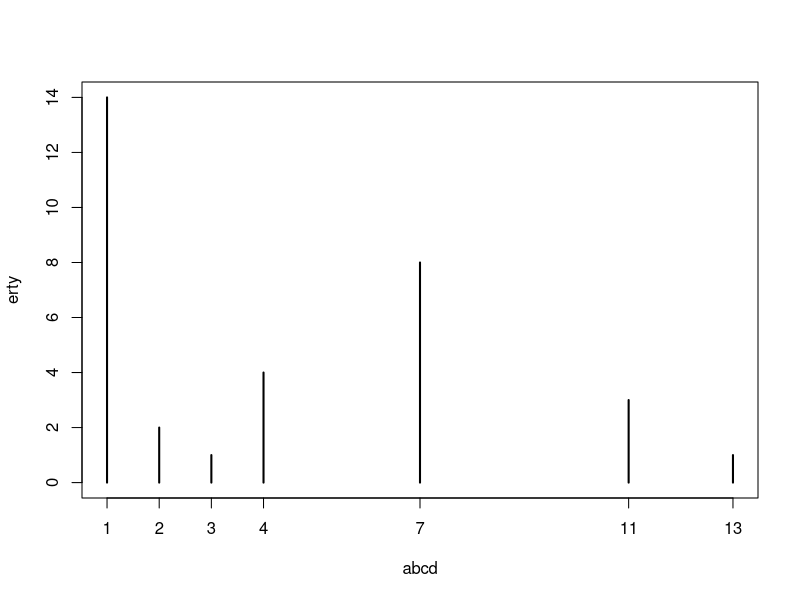

Source code (R):
north <- read.csv("../data/killer_whale_North.csv", header=F)
south <- read.csv("../data/killer_whale_South.csv", header=F)

vector1 <- c()
for (i in 1:ncol(north)){
  if(length(unique(north[,i])) == 2){
    #print(i)
    vector1 <- c(vector1,i)
  }
}

northChange<-north[vector1]

sumDiffer <-c()
for (i in 1:nrow(northChange)){
  for (j in 1:nrow(northChange)){
    differ <- (northChange[i,] - northChange[j,])
    differ <- sum(abs(differ))
    sumDiffer <- c(sumDiffer,differ)
    sumDiffers <- sum(sumDiffer)
  }
}
tajima <- (sumDiffers / nrow(northChange)/ (nrow(northChange)-1))
Ne <- (tajima / (4 * 10^{-8}))
S <- ncol(northChange)/sum(1/seq(1,19))



vector2 <- c()
for (i in 1:ncol(south)){
  if(length(unique(south[,i])) == 2){
    #print(i)
    vector2 <- c(vector2,i)
  }
}
southChange<-south[vector2]

sumDiffer1 <-c()
for (i in 1:nrow(southChange)){
  for (j in 1:nrow(southChange)){
    differ1 <- (southChange[i,] - southChange[j,])
    differ1 <- sum(abs(differ1))
    sumDiffer1 <- c(sumDiffer1,differ1)
    sumDiffers1 <- sum(sumDiffer1)
  }
}
tajima1 <- (sumDiffers1 / nrow(southChange)/ (nrow(southChange)-1))
Ne1 <- (tajima1 / (4 * 10^{-8}))
S1 <- ncol(southChange)/sum(1/seq(1,19))

abcd <- colSums(northChange)
erty <- table(abcd)
plot(erty)
